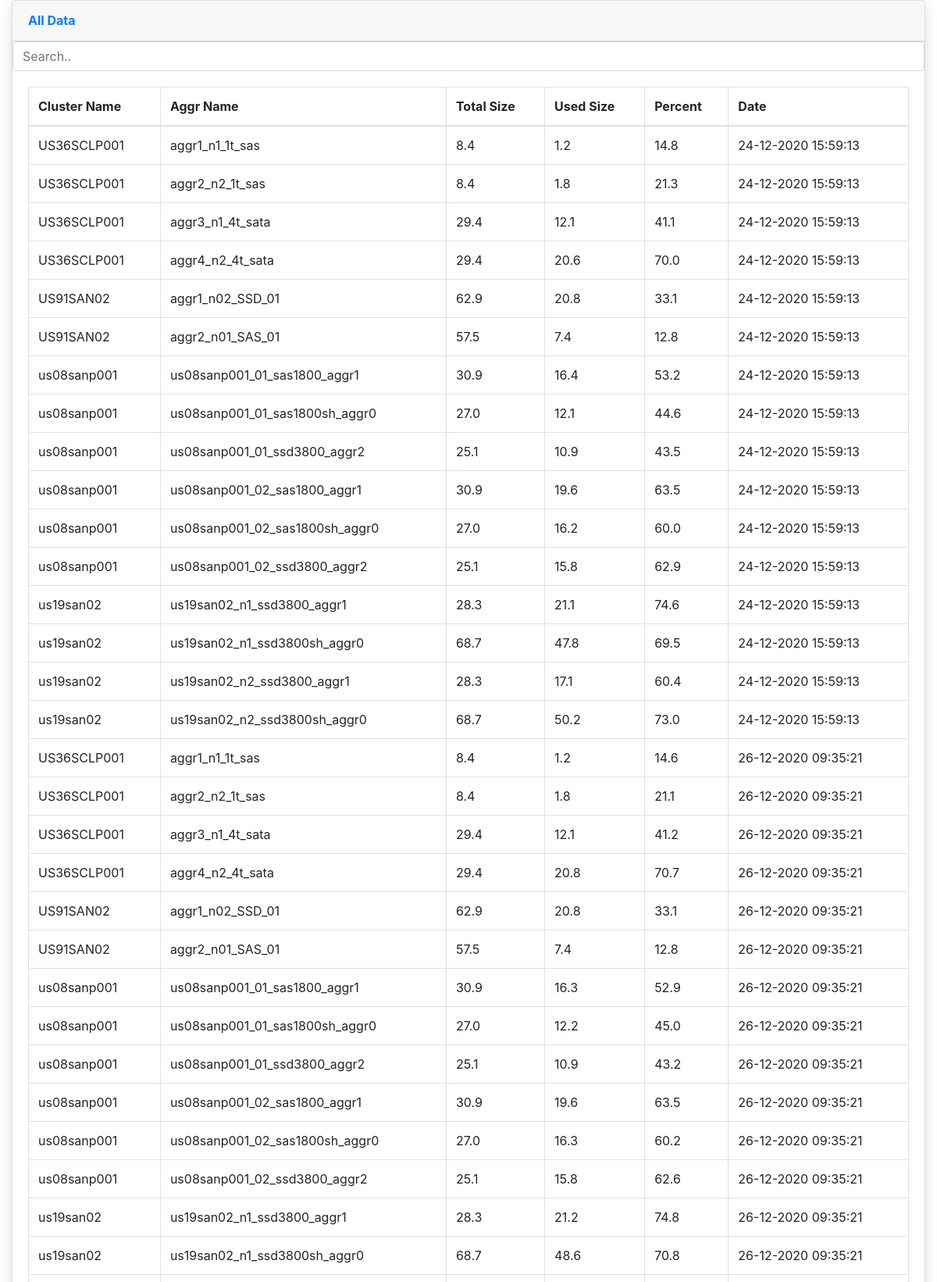
Page /data (upper part) on the committed database.
### app.py (models this page shows)
class unifiedmanager(db.Model):
    id = db.Column(db.Integer, primary_key=True)
    cluster_name = db.Column(db.TEXT(255))
    aggr_name = db.Column(db.TEXT(255))
    total_size = db.Column(db.TEXT(255))
    used_size = db.Column(db.TEXT(255))
    percent = db.Column(db.TEXT(255))
    date = db.Column(db.TEXT(255))

### app.py (the view)
@app.route('/data')
def data1():
    results = db.session.query().with_entities(unifiedmanager.cluster_name,unifiedmanager.aggr_name,\
        unifiedmanager.total_size,unifiedmanager.used_size,unifiedmanager.percent,unifiedmanager.date)
    context = {
        'results' : results
    }
    return render_template('table.html', **context)

### templates/table.html (shortened to what this page needs)
<!DOCTYPE html>
<html lang="en">
    <link rel="stylesheet" href="https://stackpath.bootstrapcdn.com/bootstrap/4.5.2/css/bootstrap.min.css">
<head>
</head>
<body>
       <div class="container-fluid">
        <div class="card shadow mb-4">
          <div class="card-header py-3">
            <h6 class="m-0 font-weight-bold text-primary">All Data</h6>
          </div>
          <input
          class="form-control"
          id="myInput"
          type="text"
          placeholder="Search.."
          />
          <div class="card-body">
            <div class="table-responsive">
              <table class="table table-bordered" id="dataTable" width="100%" cellspacing="0">
                <thead>
                  <tr>
                    <th>Cluster Name</th>
                    <th>Aggr Name</th>
                    <th>Total Size</th>
                    <th>Used Size</th>
                    <th>Percent</th>
                    <th>Date</th>
                  </tr>
                </thead>
                <tbody>
                  {% for result in results %}
                  <tr>
                    <td>{{ result.cluster_name }}</td>
                    <td>{{ result.aggr_name }}</td>
                    <td>{{ result.total_size }}</td>
                    <td>{{ result.used_size }}</td>
                    <td>{{ result.percent }}</td>
                    <td>{{ result.date }}</td>
                  </tr>
                  {% endfor %}
                </tbody>
              </table>
            </div>
          </div>
        </div>
      </div>
</body>
</html>

### rows in the picture
unifiedmanager: cluster_name "US36SCLP001", aggr_name "aggr1_n1_1t_sas", total_size "8.4", used_size "1.2", percent "14.8", date "24-12-2020 15:59:13"
unifiedmanager: cluster_name "US36SCLP001", aggr_name "aggr2_n2_1t_sas", total_size "8.4", used_size "1.8", percent "21.3", date "24-12-2020 15:59:13"
unifiedmanager: cluster_name "US36SCLP001", aggr_name "aggr3_n1_4t_sata", total_size "29.4", used_size "12.1", percent "41.1", date "24-12-2020 15:59:13"
unifiedmanager: cluster_name "US36SCLP001", aggr_name "aggr4_n2_4t_sata", total_size "29.4", used_size "20.6", percent "70.0", date "24-12-2020 15:59:13"
unifiedmanager: cluster_name "US91SAN02", aggr_name "aggr1_n02_SSD_01", total_size "62.9", used_size "20.8", percent "33.1", date "24-12-2020 15:59:13"
unifiedmanager: cluster_name "US91SAN02", aggr_name "aggr2_n01_SAS_01", total_size "57.5", used_size "7.4", percent "12.8", date "24-12-2020 15:59:13"
unifiedmanager: cluster_name "us08sanp001", aggr_name "us08sanp001_01_sas1800_aggr1", total_size "30.9", used_size "16.4", percent "53.2", date "24-12-2020 15:59:13"
unifiedmanager: cluster_name "us08sanp001", aggr_name "us08sanp001_01_sas1800sh_aggr0", total_size "27.0", used_size "12.1", percent "44.6", date "24-12-2020 15:59:13"
unifiedmanager: cluster_name "us08sanp001", aggr_name "us08sanp001_01_ssd3800_aggr2", total_size "25.1", used_size "10.9", percent "43.5", date "24-12-2020 15:59:13"
unifiedmanager: cluster_name "us08sanp001", aggr_name "us08sanp001_02_sas1800_aggr1", total_size "30.9", used_size "19.6", percent "63.5", date "24-12-2020 15:59:13"
unifiedmanager: cluster_name "us08sanp001", aggr_name "us08sanp001_02_sas1800sh_aggr0", total_size "27.0", used_size "16.2", percent "60.0", date "24-12-2020 15:59:13"
unifiedmanager: cluster_name "us08sanp001", aggr_name "us08sanp001_02_ssd3800_aggr2", total_size "25.1", used_size "15.8", percent "62.9", date "24-12-2020 15:59:13"
unifiedmanager: cluster_name "us19san02", aggr_name "us19san02_n1_ssd3800_aggr1", total_size "28.3", used_size "21.1", percent "74.6", date "24-12-2020 15:59:13"
unifiedmanager: cluster_name "us19san02", aggr_name "us19san02_n1_ssd3800sh_aggr0", total_size "68.7", used_size "47.8", percent "69.5", date "24-12-2020 15:59:13"
unifiedmanager: cluster_name "us19san02", aggr_name "us19san02_n2_ssd3800_aggr1", total_size "28.3", used_size "17.1", percent "60.4", date "24-12-2020 15:59:13"
unifiedmanager: cluster_name "us19san02", aggr_name "us19san02_n2_ssd3800sh_aggr0", total_size "68.7", used_size "50.2", percent "73.0", date "24-12-2020 15:59:13"
unifiedmanager: cluster_name "US36SCLP001", aggr_name "aggr1_n1_1t_sas", total_size "8.4", used_size "1.2", percent "14.6", date "26-12-2020 09:35:21"
unifiedmanager: cluster_name "US36SCLP001", aggr_name "aggr2_n2_1t_sas", total_size "8.4", used_size "1.8", percent "21.1", date "26-12-2020 09:35:21"
unifiedmanager: cluster_name "US36SCLP001", aggr_name "aggr3_n1_4t_sata", total_size "29.4", used_size "12.1", percent "41.2", date "26-12-2020 09:35:21"
unifiedmanager: cluster_name "US36SCLP001", aggr_name "aggr4_n2_4t_sata", total_size "29.4", used_size "20.8", percent "70.7", date "26-12-2020 09:35:21"
unifiedmanager: cluster_name "US91SAN02", aggr_name "aggr1_n02_SSD_01", total_size "62.9", used_size "20.8", percent "33.1", date "26-12-2020 09:35:21"
unifiedmanager: cluster_name "US91SAN02", aggr_name "aggr2_n01_SAS_01", total_size "57.5", used_size "7.4", percent "12.8", date "26-12-2020 09:35:21"
unifiedmanager: cluster_name "us08sanp001", aggr_name "us08sanp001_01_sas1800_aggr1", total_size "30.9", used_size "16.3", percent "52.9", date "26-12-2020 09:35:21"
unifiedmanager: cluster_name "us08sanp001", aggr_name "us08sanp001_01_sas1800sh_aggr0", total_size "27.0", used_size "12.2", percent "45.0", date "26-12-2020 09:35:21"
unifiedmanager: cluster_name "us08sanp001", aggr_name "us08sanp001_01_ssd3800_aggr2", total_size "25.1", used_size "10.9", percent "43.2", date "26-12-2020 09:35:21"
unifiedmanager: cluster_name "us08sanp001", aggr_name "us08sanp001_02_sas1800_aggr1", total_size "30.9", used_size "19.6", percent "63.5", date "26-12-2020 09:35:21"
unifiedmanager: cluster_name "us08sanp001", aggr_name "us08sanp001_02_sas1800sh_aggr0", total_size "27.0", used_size "16.3", percent "60.2", date "26-12-2020 09:35:21"
unifiedmanager: cluster_name "us08sanp001", aggr_name "us08sanp001_02_ssd3800_aggr2", total_size "25.1", used_size "15.8", percent "62.6", date "26-12-2020 09:35:21"
unifiedmanager: cluster_name "us19san02", aggr_name "us19san02_n1_ssd3800_aggr1", total_size "28.3", used_size "21.2", percent "74.8", date "26-12-2020 09:35:21"
unifiedmanager: cluster_name "us19san02", aggr_name "us19san02_n1_ssd3800sh_aggr0", total_size "68.7", used_size "48.6", percent "70.8", date "26-12-2020 09:35:21"
